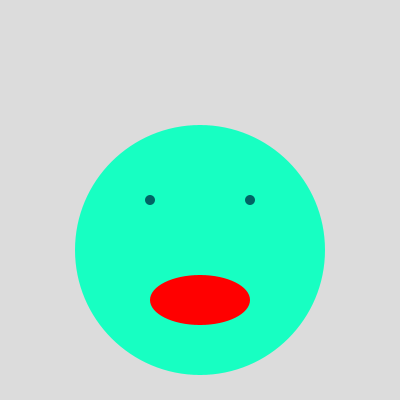
Frame 1 (no input)
Frame 60 (the mouse pressed at the canvas centre just before this capture): identical to frame 1, image omitted
Frame 120 (the mouse held since frame 60 and released just before this capture): identical to frame 1, image omitted

The Processing sketch that drew this single still picture (run headless with seeded random() and noise(); from frame 60 on, the mouse is pressed at the canvas centre):

// Processing sketch: Intro_to_Variables___After
// ── Intro_to_Variables___After.pde
//Set up global variables here
float xPosition;
float yPosition;

void setup() {
  size(400, 400);
  
  //Initialize = Give an intial value
  xPosition = 200;
  yPosition = 250;
  
}

void draw() {
  background(220);
  noStroke();
  
  //Face
  fill(23,255,194);
  circle(xPosition,yPosition,250);
  
  //Eyes
  fill(0,100,100);
  circle(xPosition+50,yPosition-50,10);  //Left Eye
  circle(xPosition-50,yPosition-50,10);
  
  //Mouth
  fill(255,0,0);
  ellipse(200,300,100,50);
  
  /*
  //Eyebrows
  fill(0);
  rect(125,175,150,10);
  */
  
}
